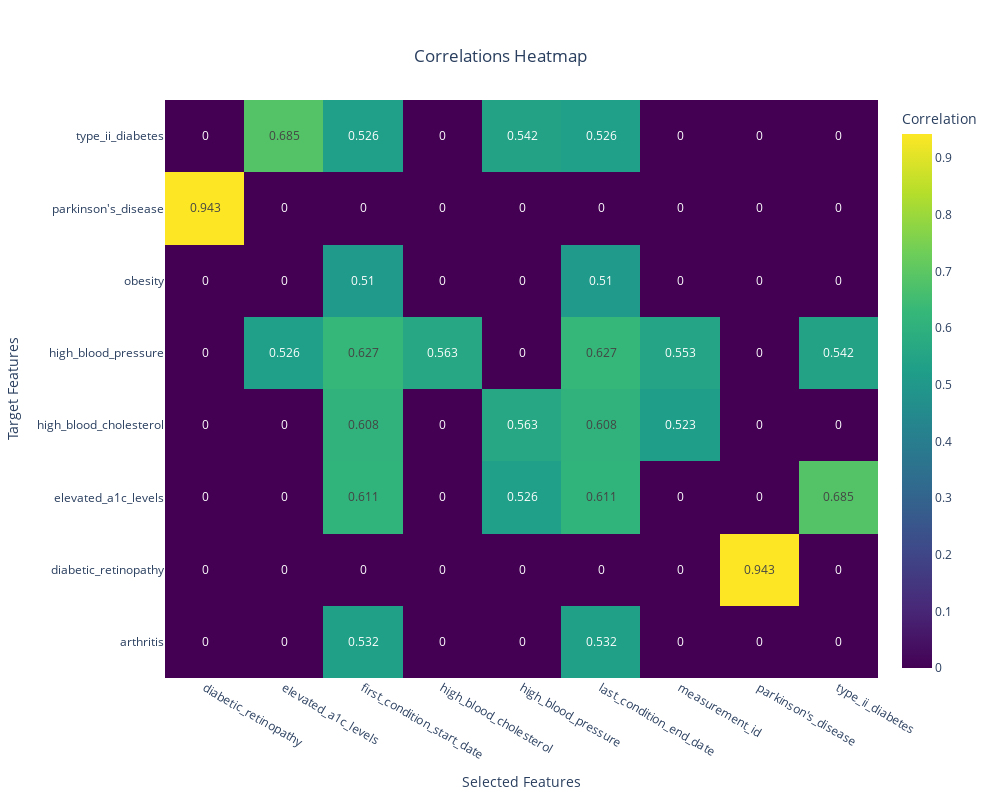

The cell this chart's notebook holds for it:
### Code cell
correlation_matrix = best_correlations.pivot_table(index='target_feature', columns='selected_feature', values='correlation', fill_value=0)
fig = go.Figure(data=go.Heatmap(z=correlation_matrix.values, x=correlation_matrix.columns, y=correlation_matrix.index, colorscale='viridis', colorbar=dict(title="Correlation"),text=correlation_matrix.values.round(3), texttemplate="%{text}",))
fig.update_layout(title={'text': "Correlations Heatmap", 'x': 0.5, 'xanchor': 'center', 'yanchor': 'top'}, 
                  xaxis_title="Selected Features", yaxis_title="Target Features", template="plotly_white", width=1000, height=800,)
fig.show()

### Figure 1 — Plotly figure (JSON) as saved in the notebook; plotly's stock layout.template omitted (floating-point values rounded to 4 significant figures)
{"data": [{"colorbar": {"title": {"text": "Correlation"}}, "colorscale": [[0, "#440154"], [0.1111, "#482878"], [0.2222, "#3e4989"], [0.3333, "#31688e"], [0.4444, "#26828e"], [0.5556, "#1f9e89"], [0.6667, "#35b779"], [0.7778, "#6ece58"], [0.8889, "#b5de2b"], [1, "#fde725"]], "text": [[0, 0, 0.532, 0, 0, 0.532, 0, 0, 0], [0, 0, 0, 0, 0, 0, 0, 0.943, 0], [0, 0, 0.611, 0, 0.526, 0.611, 0, 0, 0.685], [0, 0, 0.608, 0, 0.563, 0.608, 0.523, 0, 0], [0, 0.526, 0.627, 0.563, 0, 0.627, 0.553, 0, 0.542], [0, 0, 0.51, 0, 0, 0.51, 0, 0, 0], [0.943, 0, 0, 0, 0, 0, 0, 0, 0], [0, 0.685, 0.526, 0, 0.542, 0.526, 0, 0, 0]], "texttemplate": "%{text}", "type": "heatmap", "x": ["diabetic_retinopathy", "elevated_a1c_levels", "first_condition_start_date", "high_blood_cholesterol", "high_blood_pressure", "last_condition_end_date", "measurement_id", "parkinson's_disease", "type_ii_diabetes"], "y": ["arthritis", "diabetic_retinopathy", "elevated_a1c_levels", "high_blood_cholesterol", "high_blood_pressure", "obesity", "parkinson's_disease", "type_ii_diabetes"], "z": [[0, 0, 0.5316, 0, 0, 0.5316, 0, 0, 0], [0, 0, 0, 0, 0, 0, 0, 0.9428, 0], [0, 0, 0.6107, 0, 0.5264, 0.6107, 0, 0, 0.6847], [0, 0, 0.6083, 0, 0.5625, 0.6083, 0.5226, 0, 0], [0, 0.5264, 0.6268, 0.5625, 0, 0.6268, 0.5529, 0, 0.5416], [0, 0, 0.5101, 0, 0, 0.5101, 0, 0, 0], [0.9428, 0, 0, 0, 0, 0, 0, 0, 0], [0, 0.6847, 0.5264, 0, 0.5416, 0.5265, 0, 0, 0]]}], "layout": {"height": 800, "title": {"text": "Correlations Heatmap", "x": 0.5, "xanchor": "center", "yanchor": "top"}, "width": 1000, "xaxis": {"title": {"text": "Selected Features"}}, "yaxis": {"title": {"text": "Target Features"}}}}
